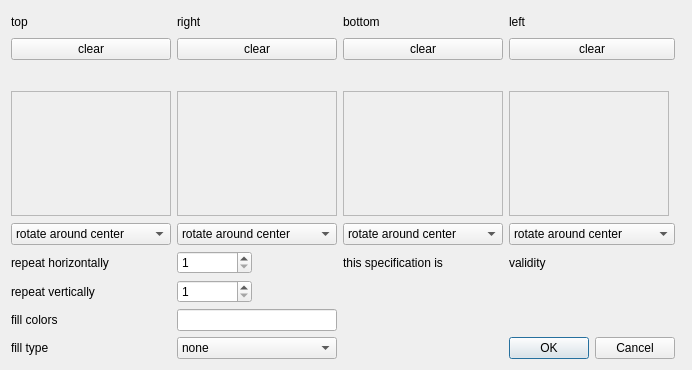
<?xml version="1.0" encoding="UTF-8"?>
<ui version="4.0">
 <class>MosaicDialog</class>
 <widget class="QDialog" name="MosaicDialog">
  <property name="geometry">
   <rect>
    <x>0</x>
    <y>0</y>
    <width>682</width>
    <height>370</height>
   </rect>
  </property>
  <property name="sizePolicy">
   <sizepolicy hsizetype="Fixed" vsizetype="Fixed">
    <horstretch>0</horstretch>
    <verstretch>0</verstretch>
   </sizepolicy>
  </property>
  <property name="windowTitle">
   <string>Dialog</string>
  </property>
  <layout class="QGridLayout" name="gridLayout">
   <item row="20" column="0">
    <widget class="QLabel" name="label_8">
     <property name="text">
      <string>fill colors</string>
     </property>
    </widget>
   </item>
   <item row="21" column="1">
    <widget class="QComboBox" name="fill_type_combo">
     <item>
      <property name="text">
       <string>none</string>
      </property>
     </item>
     <item>
      <property name="text">
       <string>keep borders</string>
      </property>
     </item>
     <item>
      <property name="text">
       <string>no borders</string>
      </property>
     </item>
    </widget>
   </item>
   <item row="7" column="0">
    <widget class="QComboBox" name="combo_1">
     <item>
      <property name="text">
       <string>rotate around center</string>
      </property>
     </item>
     <item>
      <property name="text">
       <string>rotate around vertex</string>
      </property>
     </item>
     <item>
      <property name="text">
       <string>shift</string>
      </property>
     </item>
     <item>
      <property name="text">
       <string>shift and flip</string>
      </property>
     </item>
    </widget>
   </item>
   <item row="0" column="3" colspan="2">
    <widget class="QLabel" name="label_4">
     <property name="text">
      <string>left</string>
     </property>
    </widget>
   </item>
   <item row="0" column="0">
    <widget class="QLabel" name="label">
     <property name="text">
      <string>top</string>
     </property>
    </widget>
   </item>
   <item row="0" column="2">
    <widget class="QLabel" name="label_3">
     <property name="text">
      <string>bottom</string>
     </property>
    </widget>
   </item>
   <item row="17" column="1">
    <widget class="QSpinBox" name="repeat_x">
     <property name="minimumSize">
      <size>
       <width>50</width>
       <height>0</height>
      </size>
     </property>
     <property name="maximumSize">
      <size>
       <width>75</width>
       <height>16777215</height>
      </size>
     </property>
     <property name="minimum">
      <number>1</number>
     </property>
    </widget>
   </item>
   <item row="0" column="1">
    <widget class="QLabel" name="label_2">
     <property name="text">
      <string>right</string>
     </property>
    </widget>
   </item>
   <item row="17" column="0">
    <widget class="QLabel" name="label_5">
     <property name="text">
      <string>repeat horizontally</string>
     </property>
    </widget>
   </item>
   <item row="18" column="1">
    <widget class="QSpinBox" name="repeat_y">
     <property name="maximumSize">
      <size>
       <width>75</width>
       <height>16777215</height>
      </size>
     </property>
     <property name="minimum">
      <number>1</number>
     </property>
    </widget>
   </item>
   <item row="7" column="1">
    <widget class="QComboBox" name="combo_2">
     <item>
      <property name="text">
       <string>rotate around center</string>
      </property>
     </item>
     <item>
      <property name="text">
       <string>rotate around vertex</string>
      </property>
     </item>
     <item>
      <property name="text">
       <string>shift</string>
      </property>
     </item>
     <item>
      <property name="text">
       <string>shift and flip</string>
      </property>
     </item>
    </widget>
   </item>
   <item row="21" column="3">
    <widget class="QDialogButtonBox" name="buttonBox">
     <property name="orientation">
      <enum>Qt::Horizontal</enum>
     </property>
     <property name="standardButtons">
      <set>QDialogButtonBox::Cancel|QDialogButtonBox::Ok</set>
     </property>
    </widget>
   </item>
   <item row="17" column="3">
    <widget class="QLabel" name="validity">
     <property name="text">
      <string>validity</string>
     </property>
    </widget>
   </item>
   <item row="17" column="2">
    <widget class="QLabel" name="label_7">
     <property name="text">
      <string>this specification is</string>
     </property>
    </widget>
   </item>
   <item row="20" column="1">
    <widget class="QLineEdit" name="colors"/>
   </item>
   <item row="21" column="0">
    <widget class="QLabel" name="label_9">
     <property name="text">
      <string>fill type</string>
     </property>
    </widget>
   </item>
   <item row="18" column="0">
    <widget class="QLabel" name="label_6">
     <property name="text">
      <string>repeat vertically</string>
     </property>
    </widget>
   </item>
   <item row="7" column="2">
    <widget class="QComboBox" name="combo_3">
     <item>
      <property name="text">
       <string>rotate around center</string>
      </property>
     </item>
     <item>
      <property name="text">
       <string>rotate around vertex</string>
      </property>
     </item>
     <item>
      <property name="text">
       <string>shift</string>
      </property>
     </item>
     <item>
      <property name="text">
       <string>shift and flip</string>
      </property>
     </item>
    </widget>
   </item>
   <item row="7" column="3">
    <widget class="QComboBox" name="combo_4">
     <item>
      <property name="text">
       <string>rotate around center</string>
      </property>
     </item>
     <item>
      <property name="text">
       <string>rotate around vertex</string>
      </property>
     </item>
     <item>
      <property name="text">
       <string>shift</string>
      </property>
     </item>
     <item>
      <property name="text">
       <string>shift and flip</string>
      </property>
     </item>
    </widget>
   </item>
   <item row="3" column="1">
    <widget class="MosaicSideEditFrame" name="point_edit_2">
     <property name="minimumSize">
      <size>
       <width>160</width>
       <height>125</height>
      </size>
     </property>
     <property name="maximumSize">
      <size>
       <width>120</width>
       <height>75</height>
      </size>
     </property>
     <property name="frameShape">
      <enum>QFrame::StyledPanel</enum>
     </property>
     <property name="frameShadow">
      <enum>QFrame::Plain</enum>
     </property>
    </widget>
   </item>
   <item row="3" column="2">
    <widget class="MosaicSideEditFrame" name="point_edit_3">
     <property name="minimumSize">
      <size>
       <width>160</width>
       <height>125</height>
      </size>
     </property>
     <property name="maximumSize">
      <size>
       <width>120</width>
       <height>75</height>
      </size>
     </property>
     <property name="frameShape">
      <enum>QFrame::StyledPanel</enum>
     </property>
     <property name="frameShadow">
      <enum>QFrame::Plain</enum>
     </property>
    </widget>
   </item>
   <item row="3" column="3">
    <widget class="MosaicSideEditFrame" name="point_edit_4">
     <property name="minimumSize">
      <size>
       <width>160</width>
       <height>125</height>
      </size>
     </property>
     <property name="maximumSize">
      <size>
       <width>120</width>
       <height>75</height>
      </size>
     </property>
     <property name="frameShape">
      <enum>QFrame::StyledPanel</enum>
     </property>
     <property name="frameShadow">
      <enum>QFrame::Plain</enum>
     </property>
    </widget>
   </item>
   <item row="3" column="0">
    <widget class="MosaicSideEditFrame" name="point_edit_1">
     <property name="minimumSize">
      <size>
       <width>160</width>
       <height>125</height>
      </size>
     </property>
     <property name="maximumSize">
      <size>
       <width>120</width>
       <height>75</height>
      </size>
     </property>
     <property name="frameShape">
      <enum>QFrame::StyledPanel</enum>
     </property>
     <property name="frameShadow">
      <enum>QFrame::Plain</enum>
     </property>
    </widget>
   </item>
   <item row="6" column="0">
    <widget class="QLabel" name="label_10">
     <property name="text">
      <string/>
     </property>
    </widget>
   </item>
   <item row="1" column="0">
    <widget class="QPushButton" name="clear_1">
     <property name="text">
      <string>clear</string>
     </property>
    </widget>
   </item>
   <item row="1" column="1">
    <widget class="QPushButton" name="clear_2">
     <property name="text">
      <string>clear</string>
     </property>
    </widget>
   </item>
   <item row="1" column="2">
    <widget class="QPushButton" name="clear_3">
     <property name="text">
      <string>clear</string>
     </property>
    </widget>
   </item>
   <item row="1" column="3">
    <widget class="QPushButton" name="clear_4">
     <property name="text">
      <string>clear</string>
     </property>
    </widget>
   </item>
  </layout>
 </widget>
 <customwidgets>
  <customwidget>
   <class>MosaicSideEditFrame</class>
   <extends>QFrame</extends>
   <header>mosaicsideeditframe.h</header>
   <container>1</container>
  </customwidget>
 </customwidgets>
 <resources/>
 <connections>
  <connection>
   <sender>buttonBox</sender>
   <signal>accepted()</signal>
   <receiver>MosaicDialog</receiver>
   <slot>accept()</slot>
   <hints>
    <hint type="sourcelabel">
     <x>248</x>
     <y>254</y>
    </hint>
    <hint type="destinationlabel">
     <x>157</x>
     <y>274</y>
    </hint>
   </hints>
  </connection>
  <connection>
   <sender>buttonBox</sender>
   <signal>rejected()</signal>
   <receiver>MosaicDialog</receiver>
   <slot>reject()</slot>
   <hints>
    <hint type="sourcelabel">
     <x>316</x>
     <y>260</y>
    </hint>
    <hint type="destinationlabel">
     <x>286</x>
     <y>274</y>
    </hint>
   </hints>
  </connection>
 </connections>
</ui>
